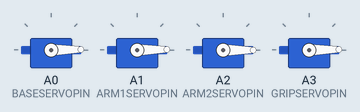
Recording of a sketch running on a simulated Arduino Uno, built with avr-gcc and run on an emulated ATmega328P. Shown: 4 × servo.

Above: at 0.05 s.
At 5.55 s:
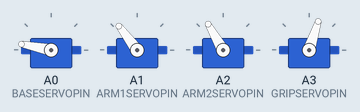
At 6.5 s:
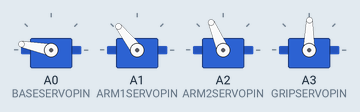
At 8.6 s:
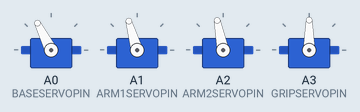
At 10.8 s:
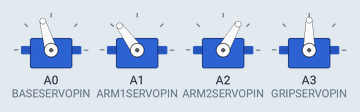
At 16.0 s:
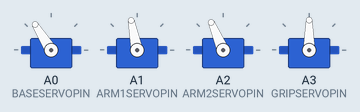
Timing chart, 0 to 18.4 s (numbered marks = the images above):
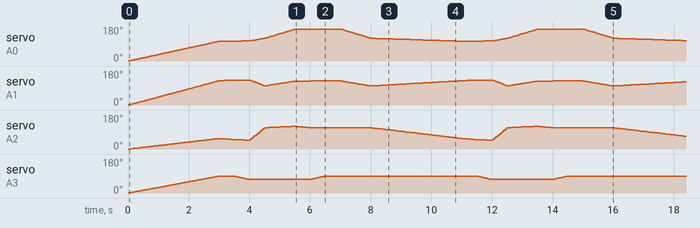

The sketch:

arm.ino
```cpp
#include <Servo.h>
#include <Ramp.h>

#define BASESERVOPIN A0
#define ARM1SERVOPIN A1
#define ARM2SERVOPIN A2
#define GRIPSERVOPIN A3

Servo arm1servo;
Servo arm2servo;
Servo baseservo;
Servo gripservo;

rampDouble arm1ramp;
rampDouble arm2ramp;
rampDouble baseramp;
rampDouble gripramp;

void moveToAngle(double b, double a1, double a2, double g) {
  arm1servo.write(a1);
  arm2servo.write(a2);
  baseservo.write(b);
  gripservo.write(g);
}

void rampToAngle(double b, double a1, double a2, double g, unsigned long t) {
  arm1ramp.go(a1,t, LINEAR, ONCEFORWARD);
  arm2ramp.go(a2,t, LINEAR, ONCEFORWARD);
  baseramp.go(b,t, LINEAR, ONCEFORWARD);
  gripramp.go(g,t, LINEAR, ONCEFORWARD);

  while (baseramp.isRunning()) {
    moveToAngle(baseramp.update(),arm1ramp.update(),arm2ramp.update(),gripramp.update());
  }
}


void setup() {
  baseservo.attach(BASESERVOPIN,440 ,2400);
  arm1servo.attach(ARM1SERVOPIN,440 ,2400);
  arm2servo.attach(ARM2SERVOPIN,440 ,2400);
  gripservo.attach(GRIPSERVOPIN,440 ,2400);

}

void loop() {
  // you will need to change the coordinates in each of the lines below to ones which work for your arm
  // please use the encoder_arm sketch and serial console to find these out

  //move above ball
  rampToAngle(105,129,56,90,3000);
  //lower onto ball
  rampToAngle(105,132,50,90,500);
  //close hand
  rampToAngle(107,133,47,72,500);
  //middle-ish
  rampToAngle(121,101,113,72,500);
  //move over hopper
  rampToAngle(169,127,121,72,1000);
  //move down
  rampToAngle(169,128,113,72,500);
  //open hand
  rampToAngle(169,128,113,90,500);
  //move over hopper
  rampToAngle(169,128,113,90,500);
  //middle-ish
  rampToAngle(121,101,113,90,1000);

}
```
